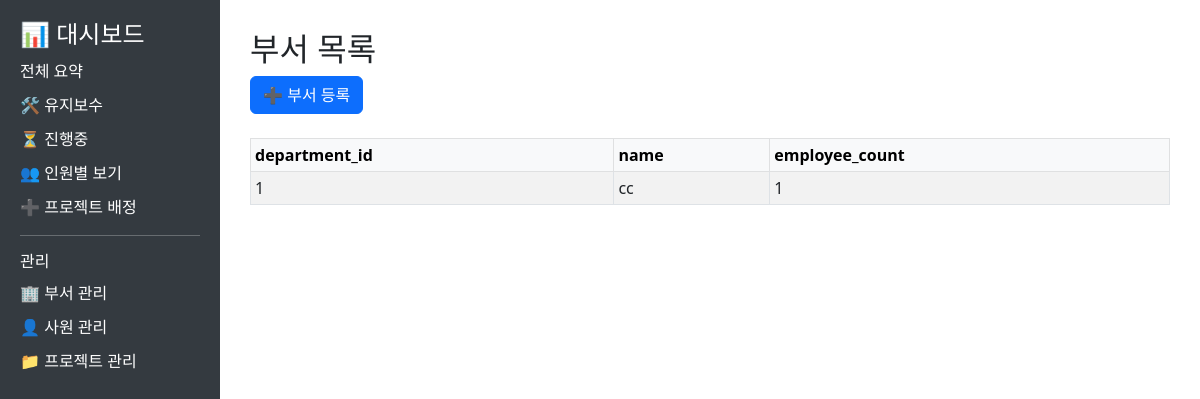
/departments, run on an earlier commit of the app's database.
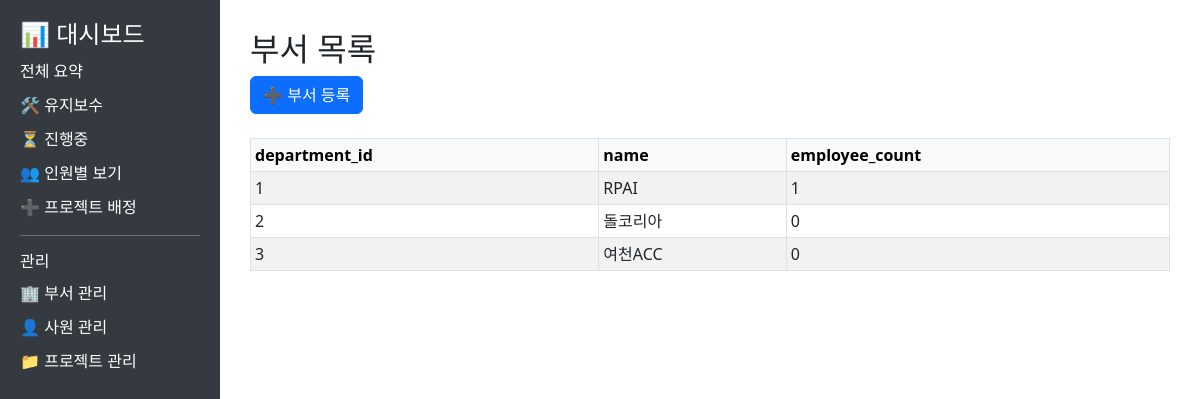
And on a later commit of the database.
### tables this page shows
CREATE TABLE departments (
            department_id INTEGER PRIMARY KEY AUTOINCREMENT,
            name TEXT NOT NULL
        );

### dashboard/app.py (the view)
@app.route("/departments")
def department_page():
    try:
        df = get_all_departments()
        return render_template("dashboard.html", title="부서 목록", data=df)
    except Exception as e:
        flash(f"데이터를 불러오는 중 오류가 발생했습니다: {str(e)}", "danger")
        return render_template("dashboard.html", title="부서 목록", data=pd.DataFrame())

### dashboard/query.py (called while the page is built)
def get_connection():
    conn = sqlite3.connect(DB_PATH)
    conn.row_factory = sqlite3.Row  # 컬럼명을 딕셔너리 형태로 접근 가능하게 설정
    return conn

def get_all_departments():
    conn = get_connection()
    df = pd.read_sql_query("""
        SELECT d.department_id, d.name,
            COUNT(e.employee_id) AS employee_count
        FROM departments d
        LEFT JOIN employees e ON d.department_id = e.department_id
        GROUP BY d.department_id, d.name
        ORDER BY d.department_id
    """, conn)
    conn.close()
    return df

### dashboard/templates/dashboard.html (shortened to what this page needs)
<!DOCTYPE html>
<html>
<head>
    <link rel="stylesheet" href="https://cdn.jsdelivr.net/npm/bootstrap@5.3.0/dist/css/bootstrap.min.css">
</head>
<body>
    <div class="sidebar">
        <h4>📊 대시보드</h4>
        <a href="/">전체 요약</a>
        <a href="/maintenance">🛠 유지보수</a>
        <a href="/ongoing">⏳ 진행중</a>
        <a href="/assignment">👥 인원별 보기</a>
        <a href="/assignment/add">➕ 프로젝트 배정</a>
        <hr>
        <h6>관리</h6>
        <a href="/departments">🏢 부서 관리</a>
        <a href="/employees">👤 사원 관리</a>
        <a href="/projects">📁 프로젝트 관리</a>
    </div>
    <div class="content">
        <h2>{{ title }}</h2>
        {% if title == "부서 목록" %}
        <div class="action-buttons">
            <a href="{{ url_for('add_department') }}" class="btn btn-primary">➕ 부서 등록</a>
        </div>
        {% endif %}
        {% if data.empty %}
        <p class="text-muted">데이터가 없습니다.</p>
        {% else %}
        <div class="table-container mt-4">
            <table class="table table-bordered table-striped table-sm">
                <thead class="table-light">
                    <tr>
                        {% for col in data.columns %}
                        <th>{{ col }}</th>
                        {% endfor %}
                    </tr>
                </thead>
                <tbody>
                    {% for row in data.values %}
                    <tr>
                        {% for cell in row %}
                        <td>{{ cell }}</td>
                        {% endfor %}
                    </tr>
                    {% endfor %}
                </tbody>
            </table>
        </div>
        {% endif %}
    </div>
</body>
</html>

### dashboard/templates/dashboard.html (style rules this page uses)
body { display: flex; }
.sidebar { width: 220px; background-color: #343a40; min-height: 100vh; padding: 20px; color: white; }
.sidebar a { color: #ffffff; text-decoration: none; display: block; margin: 10px 0; }
.content { flex-grow: 1; padding: 30px; }
.table-container { overflow-x: auto; }
.action-buttons { margin-bottom: 20px; }

What changed in the data, as far as the page shows it:
changed departments: name "cc" → "RPAI"
added departments: name "돌코리아"
added departments: name "여천ACC"
Also different on the page:
new list line: "2 0"
new list line: "3 0"
